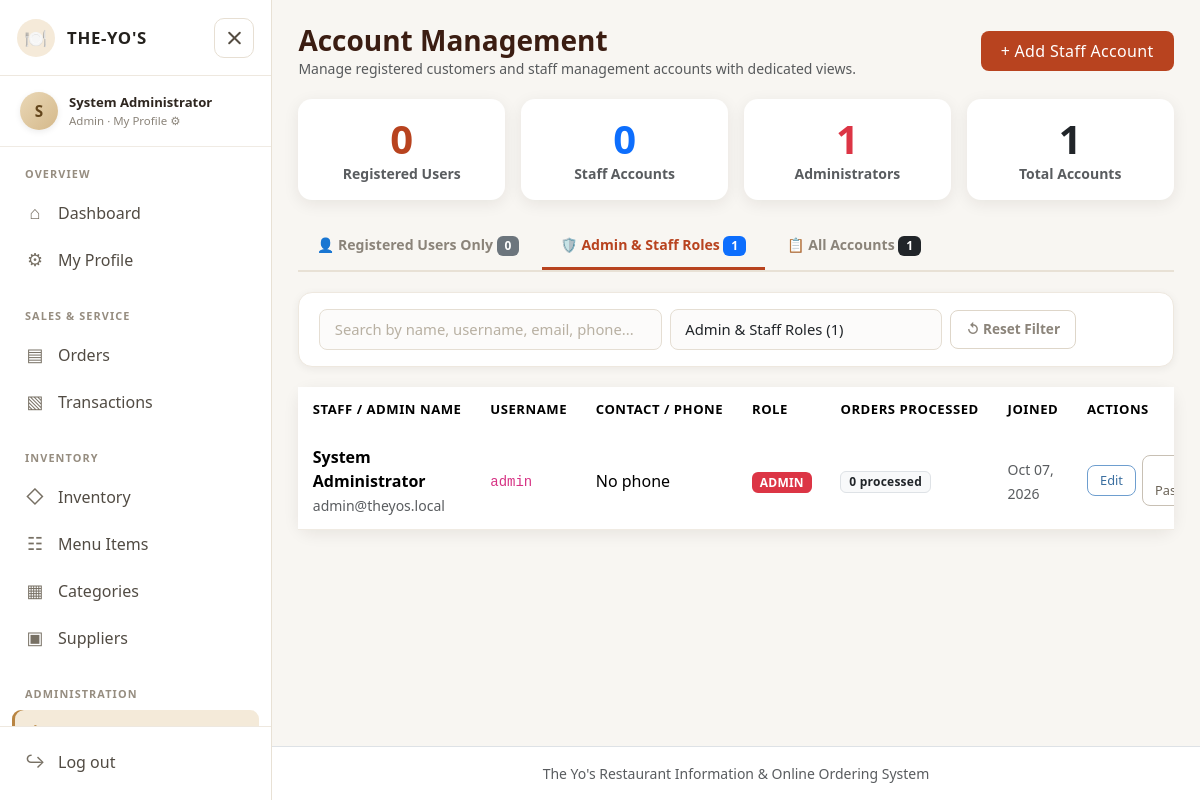
/users.php?role=admin_staff (signed in), run on the app's committed database.
### tables this page shows
CREATE TABLE accounts (
  account_id INT AUTO_INCREMENT PRIMARY KEY,
  fullname VARCHAR(100) NOT NULL,
  username VARCHAR(50) NOT NULL UNIQUE,
  email VARCHAR(100) NOT NULL UNIQUE,
  phone VARCHAR(20) DEFAULT NULL,
  address VARCHAR(255) DEFAULT NULL,
  password VARCHAR(255) NOT NULL,
  accesslevel ENUM('admin','staff','user') NOT NULL DEFAULT 'user',
   
  admin_flag TINYINT GENERATED ALWAYS AS (CASE WHEN accesslevel='admin' THEN 1 ELSE NULL END) STORED UNIQUE,
  created_at TIMESTAMP DEFAULT CURRENT_TIMESTAMP
);

### includes/config.php (called while the page is built, shortened)
<?php
try {
    $conn = mysqli_connect("localhost", "root", "", "theyos_db");
    mysqli_set_charset($conn, "utf8mb4");
} catch (mysqli_sql_exception $ex) {
    if (!isset($conn) || !$conn) {
        error_log($ex->getMessage());
        die("<h3>Cannot connect to the database.</h3><p>Start MySQL in XAMPP and import <b>sql/theyos_db.sql</b> in phpMyAdmin.</p>");
    }
}
function e($s)          { return htmlspecialchars((string)$s, ENT_QUOTES, 'UTF-8'); }
function q($sql, $types = '', $params = []) {
    global $conn;
    $st = mysqli_prepare($conn, $sql);
    if ($types !== '') { mysqli_stmt_bind_param($st, $types, ...$params); }
    mysqli_stmt_execute($st);
    return $st;
}
function rows($st) { return mysqli_fetch_all(mysqli_stmt_get_result($st), MYSQLI_ASSOC); }
function one($sql, $types = '', $params = []) { $r = rows(q($sql, $types, $params)); return $r[0] ?? null; }

### users.php (the view, shortened to what this page needs)
<?php
require 'includes/config.php'; require_admin();
$title = 'Accounts'; $errors = []; $action = $_GET['action'] ?? 'list';
$staff = ['fullname' => '', 'username' => '', 'email' => '', 'phone' => ''];
$roleFilter = $_GET['role'] ?? 'user';
$countsRow = one("SELECT
    COUNT(CASE WHEN accesslevel = 'user' THEN 1 END) AS user_count,
    COUNT(CASE WHEN accesslevel = 'staff' THEN 1 END) AS staff_count,
    COUNT(CASE WHEN accesslevel = 'admin' THEN 1 END) AS admin_count,
    COUNT(*) AS total_count
FROM accounts");
$userCount = (int)($countsRow['user_count'] ?? 0);
$staffCount = (int)($countsRow['staff_count'] ?? 0);
$adminCount = (int)($countsRow['admin_count'] ?? 0);
$totalCount = (int)($countsRow['total_count'] ?? 0);
$adminStaffCount = $staffCount + $adminCount;
$search = trim($_GET['search'] ?? '');
$sql = "SELECT a.*,
        (SELECT COUNT(*) FROM orders o WHERE o.account_id=a.account_id) AS order_count,
        (SELECT COALESCE(SUM(total),0) FROM orders o WHERE o.account_id=a.account_id AND o.status<>'Voided') AS spent,
        (SELECT COUNT(*) FROM orders o WHERE o.handled_by=a.account_id) AS handled_count
        FROM accounts a WHERE (a.fullname LIKE ? OR a.username LIKE ? OR a.email LIKE ? OR a.phone LIKE ?)";
$types = 'ssss';
$params = ["%$search%", "%$search%", "%$search%", "%$search%"];
if ($roleFilter === 'user') {
    $sql .= " AND a.accesslevel='user'";
} elseif ($roleFilter === 'admin_staff') {
    $sql .= " AND a.accesslevel IN ('admin','staff')";
} elseif ($roleFilter === 'admin') {
    $sql .= " AND a.accesslevel='admin'";
} elseif ($roleFilter === 'staff') {
    $sql .= " AND a.accesslevel='staff'";
}
$sql .= " ORDER BY FIELD(a.accesslevel, 'admin', 'staff', 'user'), a.fullname ASC";
$list = rows(q($sql, $types, $params));
include 'includes/header.php';
?>
<?php if ($action === 'add'): ?>
<div class="card" style="max-width:640px">
  <div class="card-body p-4">
    <h4 class="mb-1">Create Staff Account</h4>
    <p class="text-muted mb-3">Add a team member with staff-level permissions to process orders and track inventory.</p>
    <form method="post"><input type="hidden" name="do" value="create_staff">
      <div class="row g-3">
        <div class="col-12">
          <label class="form-label">Full Name</label>
          <input class="form-control" name="fullname" value="<?= e($staff['fullname']) ?>" required placeholder="Staff member's full name">
        </div>
        <div class="col-md-6">
          <label class="form-label">Username</label>
          <input class="form-control" name="username" value="<?= e($staff['username']) ?>" required placeholder="4-30 characters">
        </div>
        <div class="col-md-6">
          <label class="form-label">Email Address</label>
          <input type="email" class="form-control" name="email" value="<?= e($staff['email']) ?>" required placeholder="staff@example.com">
        </div>
        <div class="col-12">
          <label class="form-label">Phone Number <span class="fw-normal text-muted">(optional)</span></label>
          <input class="form-control" name="phone" value="<?= e($staff['phone']) ?>" placeholder="e.g. 0912 345 6789">
        </div>
        <div class="col-md-6">
          <label class="form-label">Temporary Password</label>
          <div class="input-password-wrap">
            <input id="staff_pw" type="password" class="form-control" name="password" required minlength="6" placeholder="Min 6 characters">
            <button type="button" class="btn-password-toggle" onclick="togglePw('staff_pw', this)">👁️</button>
          </div>
        </div>
        <div class="col-md-6">
          <label class="form-label">Confirm Password</label>
          <div class="input-password-wrap">
            <input id="staff_conf" type="password" class="form-control" name="confirm" required minlength="6" placeholder="Re-enter password">
            <button type="button" class="btn-password-toggle" onclick="togglePw('staff_conf', this)">👁️</button>
          </div>
        </div>
        <div class="col-12 d-flex gap-2 pt-2">
          <button class="btn btn-yo">Create Staff Account</button>
          <a class="btn btn-outline-secondary" href="users.php?role=admin_staff">Cancel</a>
        </div>
      </div>
    </form>
  </div>
</div>
<?php else: ?>
<div class="page-header">
  <div>
    <h3>Account Management</h3>
    <p class="text-muted small mb-0">Manage registered customers and staff management accounts with dedicated views.</p>
  </div>
  <a class="btn btn-yo" href="?action=add">+ Add Staff Account</a>
</div>
<div class="row g-3 mb-4">
  <div class="col-6 col-md-3">
    <div class="card stat-card p-3 text-center h-100">
      <div class="display-6"><?= number_format($userCount) ?></div>
      <div class="text-muted small fw-semibold">Registered Users</div>
    </div>
  </div>
  <div class="col-6 col-md-3">
    <div class="card stat-card p-3 text-center h-100">
      <div class="display-6 text-primary"><?= number_format($staffCount) ?></div>
      <div class="text-muted small fw-semibold">Staff Accounts</div>
    </div>
  </div>
  <div class="col-6 col-md-3">
    <div class="card stat-card p-3 text-center h-100">
      <div class="display-6 text-danger"><?= number_format($adminCount) ?></div>
      <div class="text-muted small fw-semibold">Administrators</div>
    </div>
  </div>
  <div class="col-6 col-md-3">
    <div class="card stat-card p-3 text-center h-100">
      <div class="display-6 text-dark"><?= number_format($totalCount) ?></div>
      <div class="text-muted small fw-semibold">Total Accounts</div>
    </div>
  </div>
</div>
<ul class="nav nav-tabs-custom" role="tablist">
  <li class="nav-item">
    <a class="nav-link <?= $roleFilter === 'user' ? 'active' : '' ?>" href="?role=user<?= $search ? '&search=' . urlencode($search) : '' ?>">
      👤 Registered Users Only <span class="badge bg-secondary"><?= $userCount ?></span>
    </a>
  </li>
  <li class="nav-item">
    <a class="nav-link <?= ($roleFilter === 'admin_staff' || $roleFilter === 'staff' || $roleFilter === 'admin') ? 'active' : '' ?>" href="?role=admin_staff<?= $search ? '&search=' . urlencode($search) : '' ?>">
      🛡️ Admin &amp; Staff Roles <span class="badge bg-primary"><?= $adminStaffCount ?></span>
    </a>
  </li>
  <li class="nav-item">
    <a class="nav-link <?= $roleFilter === '' ? 'active' : '' ?>" href="?role=<?= $search ? '&search=' . urlencode($search) : '' ?>">
      📋 All Accounts <span class="badge bg-dark"><?= $totalCount ?></span>
    </a>
  </li>
</ul>
<form class="filter-bar auto-filter" method="get">
  <div class="row g-2 align-items-center">
    <div class="col-md-5 col-lg-5">
      <input type="search" class="form-control" name="search" placeholder="Search by name, username, email, phone..." value="<?= e($search) ?>" aria-label="Search accounts">
    </div>
    <div class="col-md-4 col-lg-4">
      <select class="form-select" name="role" aria-label="Filter by account role">
        <option value="admin_staff" <?= $roleFilter === 'admin_staff' ? 'selected' : '' ?>>Admin &amp; Staff Roles (<?= $adminStaffCount ?>)</option>
      </select>
    </div>
    <div class="col-md-3 col-lg-3">
      <a class="reset-link" href="users.php?role=<?= e($roleFilter) ?>">↺ Reset Filter</a>
    </div>
  </div>
</form>
<div class="card">
  <div class="table-responsive">
    <table class="table table-hover align-middle mb-0">
      <thead>
        <tr>
          <?php if ($roleFilter === 'admin_staff' || $roleFilter === 'staff' || $roleFilter === 'admin'): ?>
            <th>Staff / Admin Name</th>
            <th>Username</th>
            <th>Contact / Phone</th>
            <th>Role</th>
            <th>Orders Processed</th>
            <th>Joined</th>
            <th width="190">Actions</th>
          <?php endif; ?>
        </tr>
      </thead>
      <tbody>
      <?php foreach ($list as $u): ?>
        <tr>
          <?php if ($roleFilter === 'admin_staff' || $roleFilter === 'staff' || $roleFilter === 'admin'): ?>
            <td>
              <b><?= e($u['fullname']) ?></b><br>
              <small class="text-muted"><?= e($u['email']) ?></small>
            </td>
            <td><code><?= e($u['username']) ?></code></td>
            <td><?= e($u['phone'] ?: 'No phone') ?></td>
            <td>
              <span class="badge bg-<?= $u['accesslevel'] === 'admin' ? 'danger' : 'primary' ?>">
                <?= e(strtoupper($u['accesslevel'])) ?>
              </span>
            </td>
            <td>
              <span class="badge bg-light text-dark border"><?= (int)$u['handled_count'] ?> processed</span>
            </td>
            <td><small class="text-muted"><?= e(date('M d, Y', strtotime($u['created_at']))) ?></small></td>
          <?php endif; ?>
          <td>
            <div class="action-btns">
              <a class="btn btn-sm btn-outline-primary" href="?action=edit&amp;id=<?= $u['account_id'] ?>&amp;role=<?= e($roleFilter) ?>">Edit</a>
              <a class="btn btn-sm btn-outline-secondary" href="?action=change_password&amp;id=<?= $u['account_id'] ?>&amp;role=<?= e($roleFilter) ?>" title="Change password">🔑 Password</a>
            </div>
          </td>
        </tr>
      <?php endforeach; ?>
      </tbody>
    </table>
  </div>
</div>
<?php endif; include 'includes/footer.php'; ?>

### css/style.css (style rules this page uses)
:root { --yo-brand: #b8431f; --yo-brand-hover: #963514; --yo-dark: #3b1d12; --yo-cream: #fff8f0; --yo-bg: #f8f6f2; --yo-shadow-sm: 0 2px 8px rgba(40,25,15,.06); --yo-shadow: 0 4px 16px rgba(40,25,15,.08); --yo-shadow-lg: 0 12px 36px rgba(40,25,15,.12); --yo-radius-sm: 8px; --yo-radius: 14px; --yo-radius-lg: 18px; --yo-transition: .22s cubic-bezier(.4,0,.2,1); }
body { background: var(--yo-bg); font-family: 'Segoe UI', system-ui, -apple-system, BlinkMacSystemFont, Arial, sans-serif; color: #282420; -webkit-font-smoothing: antialiased; }
button, input, select, textarea, .card, .side-link, .badge, .btn { transition: all var(--yo-transition); }
.btn-yo { background: var(--yo-brand); color: #fff; border: 0; border-radius: var(--yo-radius-sm); font-weight: 600; padding: .5rem 1.25rem; letter-spacing: .02em; }
.btn { border-radius: var(--yo-radius-sm); font-weight: 500; }
.btn-outline-primary { border-color: #6e9ecf; color: #3b6fa0; }
.btn-outline-secondary { border-color: #c8c0b4; color: #6b6357; }
.card { border: 0; box-shadow: var(--yo-shadow); border-radius: var(--yo-radius); background: #fff; }
.stat-card { border-radius: var(--yo-radius); }
.stat-card .display-6 { font-weight: 800; color: var(--yo-brand); }
.form-control, .form-select { border-radius: var(--yo-radius-sm); border: 1.5px solid #ded6c9; padding: .55rem .9rem; font-size: .925rem; background-color: #fff; }
.form-control::placeholder { color: #b8b0a2; }
.filter-bar { background: #fff; border-radius: var(--yo-radius); padding: 1rem 1.25rem; box-shadow: var(--yo-shadow-sm); margin-bottom: 1.25rem; border: 1px solid #eee8df; }
.filter-bar .form-control, .filter-bar .form-select { border-color: #e5ded3; background: #fcfbfa; }
.filter-bar .reset-link { color: #8b847a; text-decoration: none; font-size: .85rem; font-weight: 600; display: inline-flex; align-items: center; gap: 5px; padding: .5rem .95rem; border-radius: var(--yo-radius-sm); border: 1.5px solid #ded6c9; background: #fff; white-space: nowrap; }
.table thead { background: var(--yo-dark); color: #fff; }
.table thead th { font-weight: 600; font-size: .82rem; letter-spacing: .04em; text-transform: uppercase; padding: .8rem .9rem; border: 0; white-space: nowrap; }
.table td { padding: .75rem .9rem; vertical-align: middle; border-color: #f0ebe3; }
.badge { font-weight: 600; font-size: .75rem; padding: .35em .65em; border-radius: 6px; letter-spacing: .02em; }
.page-header { display: flex; justify-content: space-between; align-items: center; margin-bottom: 1.25rem; }
.page-header h3 { margin: 0; font-weight: 700; color: var(--yo-dark); }
.nav-tabs-custom { border-bottom: 2px solid #e8e1d5; margin-bottom: 1.25rem; display: flex; gap: 4px; }
.nav-tabs-custom .nav-link { border: 0; border-bottom: 3px solid transparent; border-radius: 0; padding: .65rem 1.15rem; font-weight: 600; font-size: .88rem; color: #8b847a; }
.nav-tabs-custom .nav-link.active { color: var(--yo-brand); border-bottom-color: var(--yo-brand); background: transparent; }
.action-btns { display: flex; gap: 6px; align-items: center; flex-wrap: nowrap; }
.action-btns .btn { padding: .32rem .75rem; font-size: .8rem; }

### data on the page
accounts: fullname "System Administrator", email "admin@theyos.local", username "admin", phone "No phone", accesslevel "ADMIN", handled_count "0", created_at "Oct 07, 2026"

### other printed values
substr($_SESSION['fullname'], 0, 1) "S"
$_SESSION['fullname'] "System Administrator"
$_SESSION['accesslevel'] "Admin"
$icon "⌂ ⚙ ▤ ▧ ◇ ☷ ▦ ▣"
$label "Dashboard My Profile Orders Transactions Inventory Menu Items Categories Suppliers"
$userCount "0"
$staffCount "0"
$adminCount "1"
$totalCount "1"
$adminStaffCount "1"
